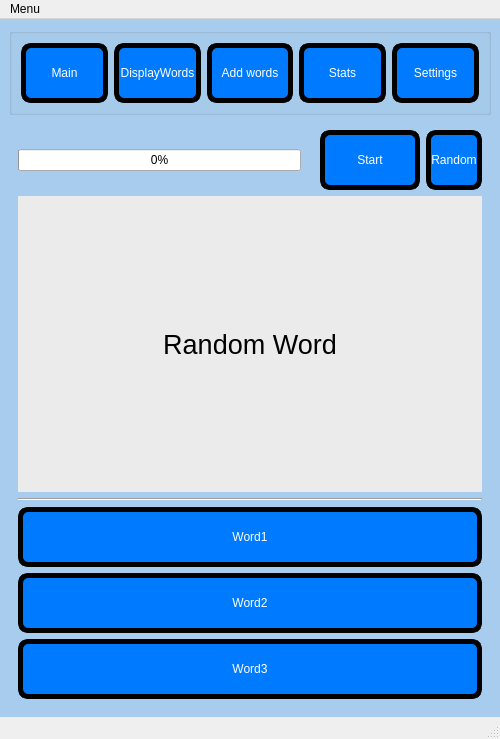
<?xml version="1.0" encoding="UTF-8"?>
<ui version="4.0">
 <class>MainWindow</class>
 <widget class="QMainWindow" name="MainWindow">
  <property name="geometry">
   <rect>
    <x>0</x>
    <y>0</y>
    <width>500</width>
    <height>739</height>
   </rect>
  </property>
  <property name="minimumSize">
   <size>
    <width>500</width>
    <height>0</height>
   </size>
  </property>
  <property name="windowTitle">
   <string>RandomWords</string>
  </property>
  <property name="styleSheet">
   <string notr="true">QWidget#centralwidget{background-color: rgb(167, 204, 237);}

QPushButton{
border-style: solid;
border-color: black;
border-width: 5px;
background-color: rgb(0, 123, 255);
color: rgb(255, 255, 255);
border-radius: 10px;
height: 50px;
}

QPushButton:pressed{
border-style: solid;
border-color: black;
border-width: 5px;
background-color: rgb(66, 189, 255);
color: rgb(255, 255, 255);
border-radius: 10px;
height: 50px;
}</string>
  </property>
  <widget class="QWidget" name="centralwidget">
   <property name="styleSheet">
    <string notr="true"/>
   </property>
   <layout class="QVBoxLayout" name="verticalLayout_4">
    <item>
     <widget class="QGroupBox" name="grpMenu">
      <property name="statusTip">
       <string/>
      </property>
      <property name="whatsThis">
       <string/>
      </property>
      <property name="accessibleName">
       <string/>
      </property>
      <property name="title">
       <string/>
      </property>
      <property name="flat">
       <bool>false</bool>
      </property>
      <layout class="QHBoxLayout" name="horizontalLayout">
       <item>
        <widget class="QPushButton" name="btnMain">
         <property name="text">
          <string>Main</string>
         </property>
        </widget>
       </item>
       <item>
        <widget class="QPushButton" name="btnDisplay">
         <property name="text">
          <string>DisplayWords</string>
         </property>
        </widget>
       </item>
       <item>
        <widget class="QPushButton" name="btnMigrate">
         <property name="text">
          <string>Add words</string>
         </property>
        </widget>
       </item>
       <item>
        <widget class="QPushButton" name="btnStats">
         <property name="text">
          <string>Stats</string>
         </property>
        </widget>
       </item>
       <item>
        <widget class="QPushButton" name="btnSettings">
         <property name="text">
          <string>Settings</string>
         </property>
        </widget>
       </item>
      </layout>
     </widget>
    </item>
    <item>
     <widget class="QStackedWidget" name="stackedWidget">
      <property name="currentIndex">
       <number>0</number>
      </property>
      <widget class="QWidget" name="MainPage">
       <layout class="QVBoxLayout" name="verticalLayout_2">
        <item>
         <layout class="QHBoxLayout" name="horizontalLayout_2">
          <item>
           <widget class="QProgressBar" name="progressBar">
            <property name="value">
             <number>0</number>
            </property>
           </widget>
          </item>
          <item>
           <widget class="ImageLabel" name="lblSpeaker">
            <property name="maximumSize">
             <size>
              <width>50</width>
              <height>50</height>
             </size>
            </property>
            <property name="text">
             <string/>
            </property>
            <property name="pixmap">
             <pixmap>C:/Users/Krystian/Pictures/speaker_icon.png</pixmap>
            </property>
            <property name="scaledContents">
             <bool>true</bool>
            </property>
           </widget>
          </item>
          <item>
           <widget class="QPushButton" name="btnStart">
            <property name="minimumSize">
             <size>
              <width>100</width>
              <height>0</height>
             </size>
            </property>
            <property name="text">
             <string>Start</string>
            </property>
           </widget>
          </item>
          <item>
           <widget class="QPushButton" name="btnRandom">
            <property name="text">
             <string>Random</string>
            </property>
           </widget>
          </item>
         </layout>
        </item>
        <item>
         <widget class="QLabel" name="lblMainWord">
          <property name="font">
           <font>
            <pointsize>20</pointsize>
           </font>
          </property>
          <property name="styleSheet">
           <string notr="true">background-color: rgb(235, 235, 235);</string>
          </property>
          <property name="text">
           <string>Random Word</string>
          </property>
          <property name="alignment">
           <set>Qt::AlignCenter</set>
          </property>
         </widget>
        </item>
        <item>
         <widget class="Line" name="line_2">
          <property name="orientation">
           <enum>Qt::Horizontal</enum>
          </property>
         </widget>
        </item>
        <item>
         <widget class="QPushButton" name="btnWord1">
          <property name="enabled">
           <bool>false</bool>
          </property>
          <property name="text">
           <string>Word1</string>
          </property>
         </widget>
        </item>
        <item>
         <widget class="QPushButton" name="btnWord2">
          <property name="enabled">
           <bool>false</bool>
          </property>
          <property name="text">
           <string>Word2</string>
          </property>
         </widget>
        </item>
        <item>
         <widget class="QPushButton" name="btnWord3">
          <property name="enabled">
           <bool>false</bool>
          </property>
          <property name="text">
           <string>Word3</string>
          </property>
         </widget>
        </item>
       </layout>
      </widget>
      <widget class="QWidget" name="SettingsPage">
       <layout class="QVBoxLayout" name="verticalLayout_8">
        <item alignment="Qt::AlignHCenter|Qt::AlignTop">
         <widget class="QLabel" name="label_3">
          <property name="font">
           <font>
            <pointsize>20</pointsize>
            <bold>true</bold>
           </font>
          </property>
          <property name="text">
           <string>Settings Page</string>
          </property>
         </widget>
        </item>
        <item>
         <layout class="QVBoxLayout" name="verSettings">
          <item>
           <widget class="QLabel" name="label_4">
            <property name="sizePolicy">
             <sizepolicy hsizetype="Preferred" vsizetype="Fixed">
              <horstretch>0</horstretch>
              <verstretch>0</verstretch>
             </sizepolicy>
            </property>
            <property name="font">
             <font>
              <family>Arial</family>
              <italic>false</italic>
              <underline>false</underline>
             </font>
            </property>
            <property name="text">
             <string>Speaker durning the draw</string>
            </property>
           </widget>
          </item>
          <item alignment="Qt::AlignHCenter">
           <widget class="QPushButton" name="btnTest">
            <property name="text">
             <string>btnTest</string>
            </property>
           </widget>
          </item>
         </layout>
        </item>
       </layout>
      </widget>
      <widget class="QWidget" name="DisplayPage">
       <layout class="QVBoxLayout" name="verticalLayout">
        <item>
         <widget class="QLineEdit" name="txtDisplaySearch">
          <property name="font">
           <font>
            <pointsize>15</pointsize>
           </font>
          </property>
         </widget>
        </item>
        <item>
         <widget class="Line" name="line">
          <property name="orientation">
           <enum>Qt::Horizontal</enum>
          </property>
         </widget>
        </item>
        <item>
         <widget class="QTableView" name="tableView">
          <property name="font">
           <font>
            <pointsize>15</pointsize>
           </font>
          </property>
         </widget>
        </item>
        <item>
         <widget class="QLabel" name="lblNumerWords">
          <property name="font">
           <font>
            <pointsize>12</pointsize>
            <bold>true</bold>
           </font>
          </property>
          <property name="text">
           <string>Number of words: 000</string>
          </property>
         </widget>
        </item>
       </layout>
      </widget>
      <widget class="QWidget" name="StatsPage">
       <layout class="QVBoxLayout" name="verticalLayout_5">
        <item>
         <widget class="QLabel" name="btnTimerResult">
          <property name="text">
           <string>TextLabel</string>
          </property>
         </widget>
        </item>
        <item>
         <widget class="QLabel" name="lblResult">
          <property name="text">
           <string>Stats Page</string>
          </property>
         </widget>
        </item>
        <item alignment="Qt::AlignBottom">
         <widget class="QTableView" name="tableView_3"/>
        </item>
       </layout>
      </widget>
      <widget class="QWidget" name="MigratePage">
       <layout class="QVBoxLayout" name="verticalLayout_3">
        <item>
         <layout class="QHBoxLayout" name="horizontalLayout_3">
          <item>
           <layout class="QVBoxLayout" name="verticalLayout_7">
            <item>
             <widget class="QLabel" name="label_2">
              <property name="font">
               <font>
                <pointsize>12</pointsize>
                <bold>true</bold>
               </font>
              </property>
              <property name="text">
               <string>English</string>
              </property>
             </widget>
            </item>
            <item>
             <widget class="QLineEdit" name="txtEnglishWord">
              <property name="font">
               <font>
                <pointsize>15</pointsize>
               </font>
              </property>
             </widget>
            </item>
           </layout>
          </item>
          <item>
           <layout class="QVBoxLayout" name="verticalLayout_6">
            <item>
             <widget class="QLabel" name="label">
              <property name="font">
               <font>
                <pointsize>12</pointsize>
                <bold>true</bold>
               </font>
              </property>
              <property name="text">
               <string>Polish</string>
              </property>
             </widget>
            </item>
            <item>
             <widget class="QLineEdit" name="txtPolishWord">
              <property name="font">
               <font>
                <pointsize>15</pointsize>
               </font>
              </property>
             </widget>
            </item>
           </layout>
          </item>
         </layout>
        </item>
        <item alignment="Qt::AlignHCenter|Qt::AlignVCenter">
         <widget class="QPushButton" name="btnAddWord">
          <property name="minimumSize">
           <size>
            <width>150</width>
            <height>0</height>
           </size>
          </property>
          <property name="text">
           <string>Add word</string>
          </property>
         </widget>
        </item>
        <item>
         <widget class="Line" name="line_3">
          <property name="orientation">
           <enum>Qt::Horizontal</enum>
          </property>
         </widget>
        </item>
        <item alignment="Qt::AlignHCenter">
         <widget class="QLabel" name="lblMigrate">
          <property name="sizePolicy">
           <sizepolicy hsizetype="Minimum" vsizetype="Minimum">
            <horstretch>0</horstretch>
            <verstretch>0</verstretch>
           </sizepolicy>
          </property>
          <property name="minimumSize">
           <size>
            <width>0</width>
            <height>0</height>
           </size>
          </property>
          <property name="font">
           <font>
            <pointsize>12</pointsize>
            <bold>true</bold>
           </font>
          </property>
          <property name="text">
           <string>Migrate from JSON</string>
          </property>
         </widget>
        </item>
        <item>
         <widget class="QPlainTextEdit" name="txtJSON">
          <property name="sizePolicy">
           <sizepolicy hsizetype="Expanding" vsizetype="MinimumExpanding">
            <horstretch>0</horstretch>
            <verstretch>0</verstretch>
           </sizepolicy>
          </property>
          <property name="placeholderText">
           <string>Place JSON here</string>
          </property>
         </widget>
        </item>
        <item>
         <widget class="QPushButton" name="btnLoadJson">
          <property name="text">
           <string>Load words</string>
          </property>
         </widget>
        </item>
        <item>
         <widget class="QTableView" name="tableView_2"/>
        </item>
        <item alignment="Qt::AlignHCenter">
         <widget class="QPushButton" name="btnAddWords">
          <property name="minimumSize">
           <size>
            <width>150</width>
            <height>0</height>
           </size>
          </property>
          <property name="text">
           <string>Add words</string>
          </property>
         </widget>
        </item>
       </layout>
      </widget>
     </widget>
    </item>
   </layout>
  </widget>
  <widget class="QMenuBar" name="menubar">
   <property name="geometry">
    <rect>
     <x>0</x>
     <y>0</y>
     <width>500</width>
     <height>22</height>
    </rect>
   </property>
   <widget class="QMenu" name="menuMenu">
    <property name="title">
     <string>Menu</string>
    </property>
    <addaction name="actionNew_word"/>
    <addaction name="actionDisplay_words"/>
    <addaction name="actionMigrate_Words"/>
    <addaction name="actionStatystyki"/>
    <addaction name="actionMain"/>
    <addaction name="actionOptions"/>
    <addaction name="separator"/>
    <addaction name="actionSave_cords"/>
    <addaction name="actionLoad_cords"/>
    <addaction name="actionSave_last_page"/>
   </widget>
   <addaction name="menuMenu"/>
  </widget>
  <widget class="QStatusBar" name="statusbar"/>
  <action name="actionNew_word">
   <property name="text">
    <string>New word</string>
   </property>
  </action>
  <action name="actionDisplay_words">
   <property name="text">
    <string>Display words</string>
   </property>
  </action>
  <action name="actionMigrate_Words">
   <property name="text">
    <string>Migrate Words</string>
   </property>
  </action>
  <action name="actionStatystyki">
   <property name="text">
    <string>Statystyki</string>
   </property>
  </action>
  <action name="actionMain">
   <property name="text">
    <string>Main</string>
   </property>
  </action>
  <action name="actionOptions">
   <property name="checkable">
    <bool>true</bool>
   </property>
   <property name="checked">
    <bool>true</bool>
   </property>
   <property name="text">
    <string>Options</string>
   </property>
  </action>
  <action name="actionSave_cords">
   <property name="text">
    <string>Save cords</string>
   </property>
  </action>
  <action name="actionLoad_cords">
   <property name="text">
    <string>Load cords</string>
   </property>
  </action>
  <action name="actionSave_last_page">
   <property name="text">
    <string>Save last page</string>
   </property>
  </action>
 </widget>
 <customwidgets>
  <customwidget>
   <class>ImageLabel</class>
   <extends>QLabel</extends>
   <header>control/imagelabel.h</header>
  </customwidget>
 </customwidgets>
 <resources/>
 <connections/>
</ui>
